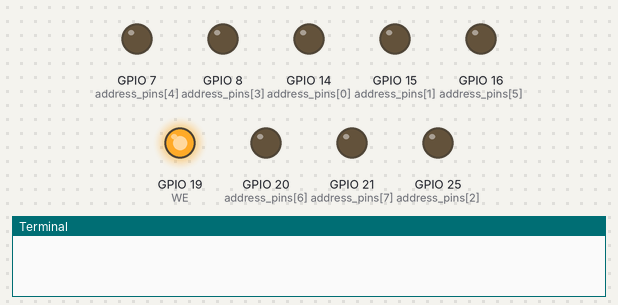
Simulated run of this program. Board: Raspberry Pi (BCM pin numbers). Shown: output pins drawn as LEDs (lit = HIGH), the last lines printed to the terminal. Pins used as bus, display or sensor lines are not drawn.

Above: at 0.12 s.
At 4.87 s:
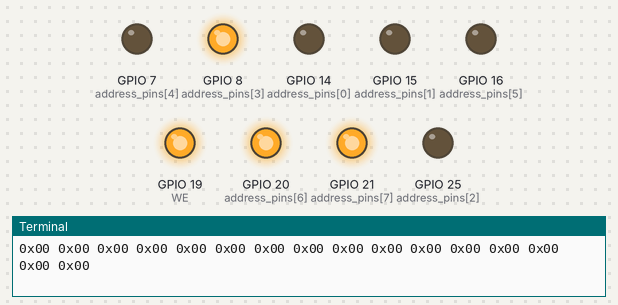
At 9.88 s:
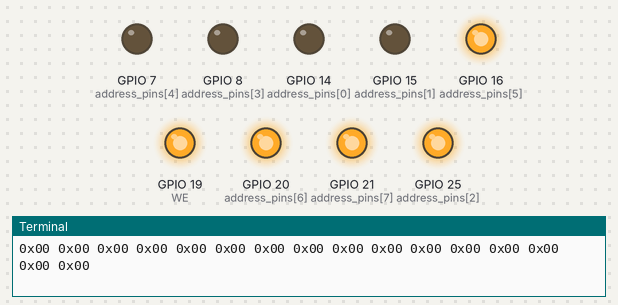
At 19.88 s:
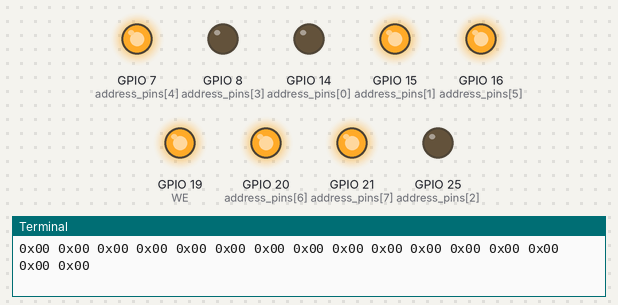
At 29.64 s:
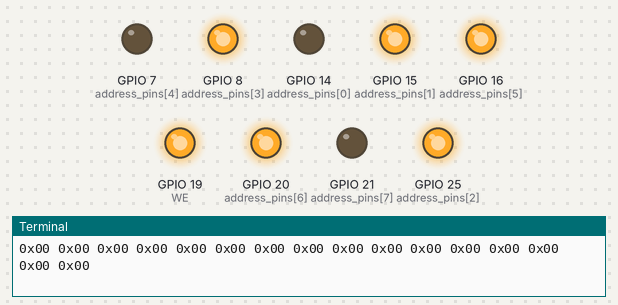
At 39.64 s:
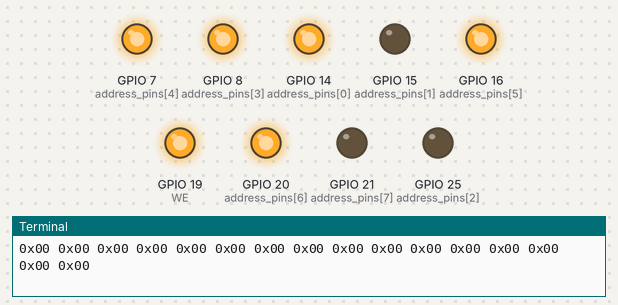
Timing chart, 0 to 40.0 s (numbered marks = the images above):
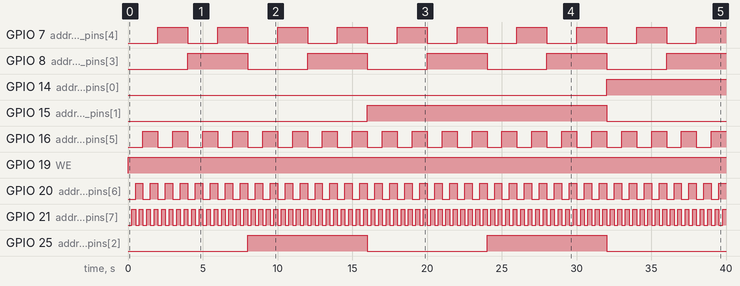

Measured:
- by itself, GPIO 7 (address_pins[4]): alternates HIGH for 2.0 s and LOW for 2.0 s
- by itself, GPIO 8 (address_pins[3]): alternates HIGH for 4.0 s and LOW for 4.0 s
- by itself, GPIO 14 (address_pins[0]): LOW → HIGH at 32.0 s
- by itself, GPIO 15 (address_pins[1]): LOW → HIGH at 16.0 s, → LOW 16.0 s later
- by itself, GPIO 16 (address_pins[5]): alternates HIGH for 1.0 s and LOW for 1.0 s
- by itself, GPIO 19 (WE): LOW → HIGH at 0.00 s
- by itself, GPIO 20 (address_pins[6]): alternates HIGH for 0.50 s and LOW for 0.50 s
- by itself, GPIO 21 (address_pins[7]): alternates HIGH for 0.25 s and LOW for 0.25 s

The program:

eeprom_bulk_read.py
```python
#!/usr/bin/python3

import time
import RPi.GPIO as GPIO

#$ sudo python3 eeprom_bulk_read.py

def hex_to_bin(hex_data:str) -> str:
    scale = 16
    bit_length = 4*(len(hex_data) - 2)
    bin_data = bin(int(hex_data, scale))[2:].zfill(bit_length)
    return bin_data


def bin_to_hex(bin_data:str) -> str:
    scale = 2
    length = len(bin_data) // 4
    hex_data = "0x" + hex(int(bin_data, scale))[2:].zfill(length)
    return hex_data


def read_data(address:str) -> str:

    GPIO.output(OE, GPIO.LOW)

    eeprom_addr = hex_to_bin(address)
    set_address(eeprom_addr)

    time.sleep(0.25)

    byte_str = ""

    for pin in data_pins:
      byte_str += "1" if GPIO.input(pin) == 1 else "0"

    hex_str = bin_to_hex(byte_str)

    GPIO.output(OE, GPIO.HIGH)

    return hex_str


def set_address(eeprom_address:str) -> None:
    for index, bit in enumerate(eeprom_address):
        GPIO.output(address_pins[index], GPIO.HIGH if bit == "1" else GPIO.LOW)


def bulk_reader() -> None:

    for step in range(16):
        step_string = ""
        step_hex = hex(step)

        for opcode in range(16):
            opcode_hex = hex(opcode)
            addr = step_hex + opcode_hex[2:]
            controlword = read_data(addr)
            step_string += controlword + " "

        print(step_string)


if __name__ == "__main__":

    address_pins = [14, 15, 25, 8, 7, 16, 20, 21]
    data_pins = [17, 27, 22, 10, 9, 11, 13, 26]

    GPIO.setmode(GPIO.BCM)
    GPIO.setwarnings(False)

    #Setting up address, data, WE & OE pins
    for pi in address_pins:
        GPIO.setup(pi, GPIO.OUT)

    for pi_ in data_pins:
        GPIO.setup(pi_, GPIO.IN, GPIO.PUD_DOWN)

    WE = 19 #Write Enable
    OE = 12 #Output Enable

    for pins in [WE, OE]:
        GPIO.setup(pins, GPIO.OUT, initial=GPIO.HIGH)

    GPIO.output(WE, GPIO.HIGH)

    bulk_reader()

    GPIO.cleanup()
```
